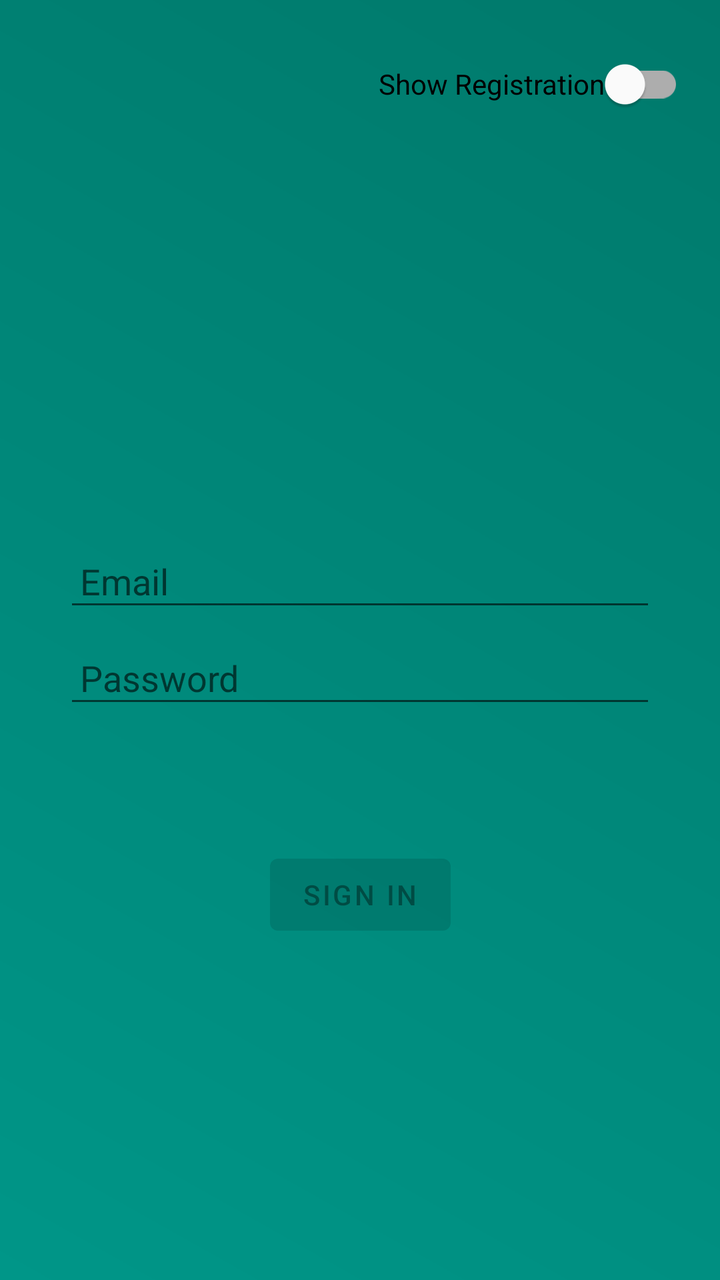
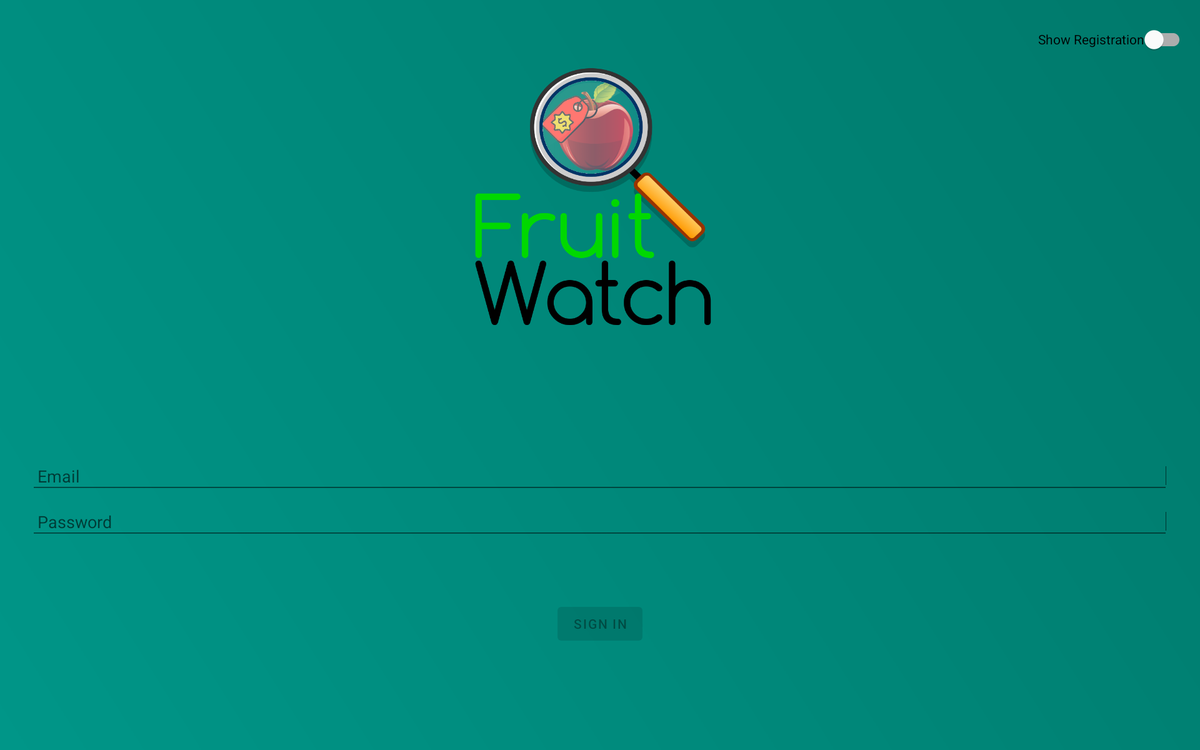

First picture: res/layout/ on a phone held upright. Second picture: the repository's own variant of that layout, on a device whose configuration matches the variant's folder. Source for both follows.
<!-- AndroidManifest.xml: activity theme Theme.FruitWatch.NoActionBar -->
<!-- res/layout/activity_login.xml -->
<?xml version="1.0" encoding="utf-8"?>
<androidx.constraintlayout.widget.ConstraintLayout xmlns:android="http://schemas.android.com/apk/res/android"
    xmlns:app="http://schemas.android.com/apk/res-auto"
    xmlns:tools="http://schemas.android.com/tools"
    android:id="@+id/container"
    android:layout_width="match_parent"
    android:layout_height="match_parent"
    android:paddingLeft="@dimen/activity_horizontal_margin"
    android:paddingTop="@dimen/activity_vertical_margin"
    android:paddingRight="@dimen/activity_horizontal_margin"
    android:paddingBottom="@dimen/activity_vertical_margin"
    android:background="@drawable/splash_gradient"
    tools:context=".ui.login.LoginActivity">

    <com.google.android.material.switchmaterial.SwitchMaterial
        android:layout_width="wrap_content"
        android:layout_height="wrap_content"
        android:layout_margin="@dimen/margin_sm"
        android:text="@string/action_show_registration"
        android:id="@+id/layoutTgl"
        app:layout_constraintEnd_toEndOf="parent"
        app:layout_constraintTop_toTopOf="parent" />

    <androidx.constraintlayout.widget.ConstraintLayout
        android:layout_width="match_parent"
        android:layout_height="wrap_content"
        app:layout_constraintBottom_toBottomOf="parent"
        app:layout_constraintEnd_toEndOf="parent"
        app:layout_constraintStart_toStartOf="parent"
        app:layout_constraintTop_toTopOf="parent"
        app:layout_constraintVertical_bias="0.4"
        android:layout_marginEnd="@dimen/margin_lg"
        android:layout_marginStart="@dimen/margin_lg"
        android:padding="@dimen/padding_lg"

        >

        <EditText
            android:id="@+id/firstname"
            android:layout_width="0dp"
            android:layout_height="wrap_content"
            android:layout_marginTop="96dp"
            android:hint="@string/prompt_firstname"
            android:padding="@dimen/padding_lg"
            android:inputType="textPersonName"
            android:selectAllOnFocus="true"
            app:layout_constraintEnd_toEndOf="parent"
            app:layout_constraintStart_toStartOf="parent"
            app:layout_constraintTop_toTopOf="parent"
            android:visibility="invisible"
            android:autofillHints="name" />

        <EditText
            android:id="@+id/surname"
            android:layout_width="0dp"
            android:layout_height="wrap_content"
            android:layout_marginTop="8dp"
            android:hint="@string/prompt_surname"
            android:padding="@dimen/padding_lg"
            android:inputType="textPersonName"
            android:selectAllOnFocus="true"
            android:visibility="invisible"
            app:layout_constraintEnd_toEndOf="parent"
            app:layout_constraintStart_toStartOf="parent"
            app:layout_constraintTop_toBottomOf="@id/firstname"
            android:autofillHints="name" />

        <EditText
            android:id="@+id/email"
            android:layout_width="0dp"
            android:layout_height="wrap_content"
            android:layout_marginTop="8dp"
            android:hint="@string/prompt_email"
            android:padding="@dimen/padding_lg"
            
            android:inputType="textEmailAddress"
            android:selectAllOnFocus="true"
            app:layout_constraintEnd_toEndOf="parent"
            app:layout_constraintStart_toStartOf="parent"
            app:layout_constraintTop_toBottomOf="@id/surname"
            android:autofillHints="emailAddress" />

        <EditText
            android:id="@+id/password"
            android:layout_width="0dp"
            android:layout_height="wrap_content"
            android:layout_marginTop="8dp"
            android:padding="@dimen/padding_lg"
            
            android:hint="@string/prompt_password"
            android:imeActionLabel="@string/action_sign_in"
            android:imeOptions="actionDone"
            android:inputType="textPassword"
            android:selectAllOnFocus="true"
            app:layout_constraintEnd_toEndOf="parent"
            app:layout_constraintStart_toStartOf="parent"
            app:layout_constraintTop_toBottomOf="@+id/email"
            android:autofillHints="password" />

        <EditText
            android:id="@+id/confirmPassword"
            android:layout_width="0dp"
            android:layout_height="wrap_content"
            android:layout_marginTop="8dp"
            android:padding="@dimen/padding_lg"
            android:hint="@string/prompt_confirm_password"
            android:imeActionLabel="@string/action_sign_in"
            android:imeOptions="actionDone"
            android:inputType="textPassword"
            android:visibility="invisible"
            android:selectAllOnFocus="true"
            app:layout_constraintEnd_toEndOf="parent"
            app:layout_constraintStart_toStartOf="parent"
            app:layout_constraintTop_toBottomOf="@+id/password"
            android:autofillHints="password" />

        <Button
            android:id="@+id/login"
            android:layout_width="wrap_content"
            android:layout_height="wrap_content"
            android:layout_gravity="start"
            android:layout_marginTop="16dp"
            android:layout_marginBottom="64dp"
            android:enabled="false"
            android:text="@string/action_sign_in"
            app:layout_constraintBottom_toBottomOf="parent"
            app:layout_constraintEnd_toEndOf="parent"
            app:layout_constraintStart_toStartOf="parent"
            app:layout_constraintTop_toBottomOf="@+id/confirmPassword"
            app:layout_constraintVertical_bias="0.2" />

        <ProgressBar
            android:id="@+id/loading"
            android:layout_width="wrap_content"
            android:layout_height="wrap_content"
            android:layout_gravity="center"
            android:layout_marginTop="64dp"
            android:layout_marginBottom="64dp"
            android:visibility="gone"
            app:layout_constraintBottom_toBottomOf="parent"
            app:layout_constraintEnd_toEndOf="@+id/password"
            app:layout_constraintStart_toStartOf="@+id/password"
            app:layout_constraintTop_toTopOf="parent"
            app:layout_constraintVertical_bias="0.3" />

    </androidx.constraintlayout.widget.ConstraintLayout>
</androidx.constraintlayout.widget.ConstraintLayout>
<!-- resources referenced by this layout -->
<resources>
  <dimen name="activity_horizontal_margin">16dp</dimen>
  <dimen name="activity_vertical_margin">16dp</dimen>
  <dimen name="margin_lg">8dp</dimen>
  <dimen name="margin_sm">2dp</dimen>
  <dimen name="padding_lg">8dp</dimen>
  <!-- drawable splash_gradient (drawable) -->
  <?xml version="1.0" encoding="UTF-8"?>
  <shape xmlns:android="http://schemas.android.com/apk/res/android"
      android:shape="rectangle">
      <gradient
          android:startColor="@color/primaryColor"
          android:endColor="@color/primaryDarkColor"
          android:angle="45" />
  </shape>
  <string name="action_show_registration">Show Registration</string>
  <string name="action_sign_in">Sign in</string>
  <string name="prompt_confirm_password">Confirm Password</string>
  <string name="prompt_email">Email</string>
  <string name="prompt_firstname">Firstname</string>
  <string name="prompt_password">Password</string>
  <string name="prompt_surname">Surname</string>
  <style name="Theme.FruitWatch.NoActionBar">
          <item name="windowActionBar">false</item>
          <item name="windowNoTitle">true</item>
      </style>
  <color name="primaryColor">#009688</color> // 500
  <color name="primaryDarkColor">#00796B</color> //700
</resources>
<!-- res/layout-w1240dp/activity_login.xml (the repository's variant of the layout above) -->
<!-- drawn on a large tablet held sideways -->
<?xml version="1.0" encoding="utf-8"?>
<androidx.constraintlayout.widget.ConstraintLayout xmlns:android="http://schemas.android.com/apk/res/android"
    xmlns:app="http://schemas.android.com/apk/res-auto"
    xmlns:tools="http://schemas.android.com/tools"
    android:id="@+id/container"
    android:layout_width="match_parent"
    android:layout_height="match_parent"
    android:paddingLeft="@dimen/activity_horizontal_margin"
    android:paddingTop="@dimen/activity_vertical_margin"
    android:paddingRight="@dimen/activity_horizontal_margin"
    android:paddingBottom="@dimen/activity_vertical_margin"
    android:background="@drawable/splash_gradient"
    tools:context=".ui.login.LoginActivity">

    <com.google.android.material.switchmaterial.SwitchMaterial
        android:layout_width="wrap_content"
        android:layout_height="wrap_content"
        android:layout_margin="@dimen/margin_sm"
        android:text="@string/action_show_registration"
        android:id="@+id/layoutTgl"
        app:layout_constraintEnd_toEndOf="parent"
        app:layout_constraintTop_toTopOf="parent" />

    <ImageView
        android:id="@+id/imageView2"
        android:layout_width="300dp"
        android:layout_height="300dp"
        android:layout_marginTop="@dimen/margin_3xl"
        android:background="@drawable/fruit_watch_text_logo"
        android:contentDescription="@string/content_desc_fruit_watch_logo"
        app:layout_constraintEnd_toEndOf="parent"
        app:layout_constraintStart_toStartOf="parent"
        app:layout_constraintTop_toBottomOf="@+id/layoutTgl" />

    <androidx.constraintlayout.widget.ConstraintLayout
        android:layout_width="match_parent"
        android:layout_height="wrap_content"
        android:layout_marginStart="@dimen/margin_lg"
        android:layout_marginEnd="@dimen/margin_lg"
        android:padding="@dimen/padding_lg"


        app:layout_constraintEnd_toEndOf="parent"
        app:layout_constraintStart_toStartOf="parent"
        app:layout_constraintTop_toBottomOf="@+id/imageView2"

        app:layout_constraintVertical_bias="0.4">

        <EditText
            android:id="@+id/firstname"
            android:layout_width="0dp"
            android:layout_height="wrap_content"
            android:layout_marginTop="@dimen/margin_xl"
            android:hint="@string/prompt_firstname"
            android:padding="@dimen/padding_lg"
            android:inputType="textPersonName"
            android:visibility="invisible"
            android:selectAllOnFocus="true"
            app:layout_constraintEnd_toEndOf="parent"
            app:layout_constraintStart_toStartOf="parent"
            app:layout_constraintTop_toTopOf="parent"
            android:autofillHints="name" />

        <EditText
            android:id="@+id/surname"
            android:layout_width="0dp"
            android:layout_height="wrap_content"
            android:layout_marginTop="8dp"
            android:hint="@string/prompt_surname"
            android:visibility="invisible"
            android:padding="@dimen/padding_lg"
            android:inputType="textPersonName"
            android:selectAllOnFocus="true"
            app:layout_constraintEnd_toEndOf="parent"
            app:layout_constraintStart_toStartOf="parent"
            app:layout_constraintTop_toBottomOf="@id/firstname"
            android:autofillHints="name" />

        <EditText
            android:id="@+id/email"
            android:layout_width="0dp"
            android:layout_height="wrap_content"
            android:layout_marginTop="8dp"
            android:hint="@string/prompt_email"
            android:padding="@dimen/padding_lg"

            android:inputType="textEmailAddress"
            android:selectAllOnFocus="true"
            app:layout_constraintEnd_toEndOf="parent"
            app:layout_constraintStart_toStartOf="parent"
            app:layout_constraintTop_toBottomOf="@id/surname"
            android:autofillHints="emailAddress" />

        <EditText
            android:id="@+id/password"
            android:layout_width="0dp"
            android:layout_height="wrap_content"
            android:layout_marginTop="8dp"
            android:padding="@dimen/padding_lg"

            android:hint="@string/prompt_password"
            android:imeActionLabel="@string/action_sign_in"
            android:imeOptions="actionDone"
            android:inputType="textPassword"
            android:selectAllOnFocus="true"
            app:layout_constraintEnd_toEndOf="parent"
            app:layout_constraintStart_toStartOf="parent"
            app:layout_constraintTop_toBottomOf="@+id/email"
            android:autofillHints="password" />

        <EditText
            android:id="@+id/confirmPassword"
            android:layout_width="0dp"
            android:layout_height="wrap_content"
            android:layout_marginTop="8dp"
            android:padding="@dimen/padding_lg"
            android:hint="@string/prompt_confirm_password"
            android:imeActionLabel="@string/action_sign_in"
            android:imeOptions="actionDone"
            android:inputType="textPassword"
            android:selectAllOnFocus="true"
            android:visibility="invisible"
            app:layout_constraintEnd_toEndOf="parent"
            app:layout_constraintStart_toStartOf="parent"
            app:layout_constraintTop_toBottomOf="@+id/password"
            android:autofillHints="password" />

        <Button
            android:id="@+id/login"
            android:layout_width="wrap_content"
            android:layout_height="wrap_content"
            android:layout_gravity="start"
            android:layout_marginTop="16dp"
            android:layout_marginBottom="64dp"
            android:enabled="false"
            android:text="@string/action_sign_in"
            app:layout_constraintBottom_toBottomOf="parent"
            app:layout_constraintEnd_toEndOf="parent"
            app:layout_constraintStart_toStartOf="parent"
            app:layout_constraintTop_toBottomOf="@+id/confirmPassword"
            app:layout_constraintVertical_bias="0.2" />

        <ProgressBar
            android:id="@+id/loading"
            android:layout_width="wrap_content"
            android:layout_height="wrap_content"
            android:layout_gravity="center"
            android:layout_marginTop="64dp"
            android:layout_marginBottom="64dp"
            android:visibility="gone"
            app:layout_constraintBottom_toBottomOf="parent"
            app:layout_constraintEnd_toEndOf="@+id/password"
            app:layout_constraintStart_toStartOf="@+id/password"
            app:layout_constraintTop_toTopOf="parent"
            app:layout_constraintVertical_bias="0.3" />

    </androidx.constraintlayout.widget.ConstraintLayout>
</androidx.constraintlayout.widget.ConstraintLayout>
<!-- resources referenced by the variant -->
<!-- as a large tablet held sideways resolves them -->
<resources>
  <dimen name="activity_horizontal_margin">16dp</dimen>
  <dimen name="activity_vertical_margin">16dp</dimen>
  <dimen name="margin_lg">8dp</dimen>
  <dimen name="margin_sm">2dp</dimen>
  <dimen name="margin_xl">16dp</dimen>
  <dimen name="padding_lg">8dp</dimen>
  <!-- drawable fruit_watch_text_logo: png bitmap (drawable, 101957 bytes) -->
  <!-- drawable splash_gradient (drawable) -->
  <?xml version="1.0" encoding="UTF-8"?>
  <shape xmlns:android="http://schemas.android.com/apk/res/android"
      android:shape="rectangle">
      <gradient
          android:startColor="@color/primaryColor"
          android:endColor="@color/primaryDarkColor"
          android:angle="45" />
  </shape>
  <string name="action_show_registration">Show Registration</string>
  <string name="action_sign_in">Sign in</string>
  <string name="content_desc_fruit_watch_logo">Fruit Watch Logo</string>
  <string name="prompt_confirm_password">Confirm Password</string>
  <string name="prompt_email">Email</string>
  <string name="prompt_firstname">Firstname</string>
  <string name="prompt_password">Password</string>
  <string name="prompt_surname">Surname</string>
  <style name="Theme.FruitWatch.NoActionBar">
          <item name="windowActionBar">false</item>
          <item name="windowNoTitle">true</item>
      </style>
  <color name="primaryColor">#009688</color> // 500
  <color name="primaryDarkColor">#00796B</color> //700
</resources>
